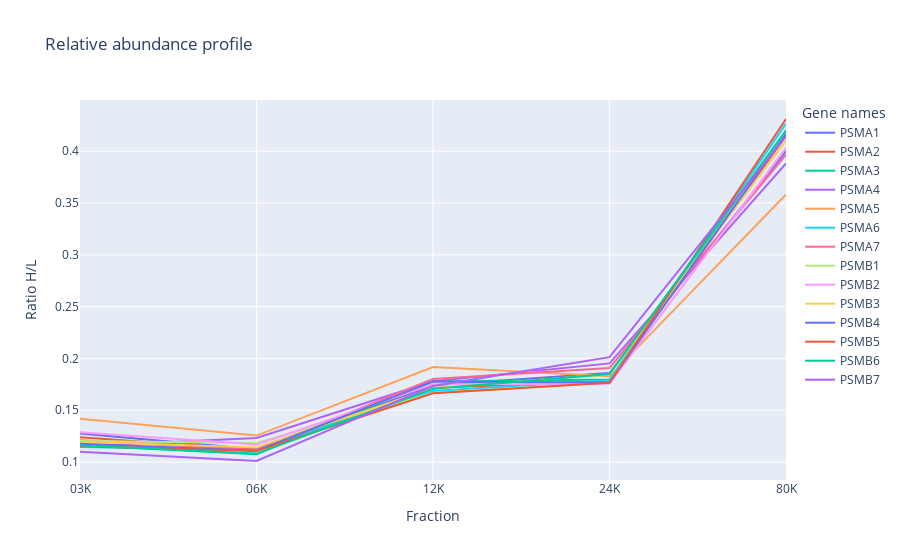

The code cell stored with this chart in its notebook:
### Code cell
df_class.plottingdf() #for MAP1

### Figure 1 — Plotly figure (JSON) as saved in the notebook; plotly's stock layout.template omitted (floating-point values rounded to 4 significant figures)
{"data": [{"hovertemplate": "Gene names=PSMA1<br>Fraction=%{x}<br>Ratio H/L=%{y}<extra></extra>", "legendgroup": "PSMA1", "line": {"color": "#636efa", "dash": "solid"}, "mode": "lines", "name": "PSMA1", "orientation": "v", "showlegend": true, "type": "scatter", "x": ["03K", "06K", "12K", "24K", "80K"], "xaxis": "x", "y": [0.1275, 0.1123, 0.1742, 0.1859, 0.4001], "yaxis": "y"}, {"hovertemplate": "Gene names=PSMA2<br>Fraction=%{x}<br>Ratio H/L=%{y}<extra></extra>", "legendgroup": "PSMA2", "line": {"color": "#EF553B", "dash": "solid"}, "mode": "lines", "name": "PSMA2", "orientation": "v", "showlegend": true, "type": "scatter", "x": ["03K", "06K", "12K", "24K", "80K"], "xaxis": "x", "y": [0.124, 0.1118, 0.1716, 0.1778, 0.4148], "yaxis": "y"}, {"hovertemplate": "Gene names=PSMA3<br>Fraction=%{x}<br>Ratio H/L=%{y}<extra></extra>", "legendgroup": "PSMA3", "line": {"color": "#00cc96", "dash": "solid"}, "mode": "lines", "name": "PSMA3", "orientation": "v", "showlegend": true, "type": "scatter", "x": ["03K", "06K", "12K", "24K", "80K"], "xaxis": "x", "y": [0.1162, 0.1076, 0.1778, 0.1796, 0.4188], "yaxis": "y"}, {"hovertemplate": "Gene names=PSMA4<br>Fraction=%{x}<br>Ratio H/L=%{y}<extra></extra>", "legendgroup": "PSMA4", "line": {"color": "#ab63fa", "dash": "solid"}, "mode": "lines", "name": "PSMA4", "orientation": "v", "showlegend": true, "type": "scatter", "x": ["03K", "06K", "12K", "24K", "80K"], "xaxis": "x", "y": [0.1152, 0.1233, 0.178, 0.1953, 0.3883], "yaxis": "y"}, {"hovertemplate": "Gene names=PSMA5<br>Fraction=%{x}<br>Ratio H/L=%{y}<extra></extra>", "legendgroup": "PSMA5", "line": {"color": "#FFA15A", "dash": "solid"}, "mode": "lines", "name": "PSMA5", "orientation": "v", "showlegend": true, "type": "scatter", "x": ["03K", "06K", "12K", "24K", "80K"], "xaxis": "x", "y": [0.1417, 0.1256, 0.1917, 0.1827, 0.3582], "yaxis": "y"}, {"hovertemplate": "Gene names=PSMA6<br>Fraction=%{x}<br>Ratio H/L=%{y}<extra></extra>", "legendgroup": "PSMA6", "line": {"color": "#19d3f3", "dash": "solid"}, "mode": "lines", "name": "PSMA6", "orientation": "v", "showlegend": true, "type": "scatter", "x": ["03K", "06K", "12K", "24K", "80K"], "xaxis": "x", "y": [0.1145, 0.1115, 0.1685, 0.1789, 0.4266], "yaxis": "y"}, {"hovertemplate": "Gene names=PSMA7<br>Fraction=%{x}<br>Ratio H/L=%{y}<extra></extra>", "legendgroup": "PSMA7", "line": {"color": "#FF6692", "dash": "solid"}, "mode": "lines", "name": "PSMA7", "orientation": "v", "showlegend": true, "type": "scatter", "x": ["03K", "06K", "12K", "24K", "80K"], "xaxis": "x", "y": [0.121, 0.1114, 0.1801, 0.1909, 0.3967], "yaxis": "y"}, {"hovertemplate": "Gene names=PSMB1<br>Fraction=%{x}<br>Ratio H/L=%{y}<extra></extra>", "legendgroup": "PSMB1", "line": {"color": "#B6E880", "dash": "solid"}, "mode": "lines", "name": "PSMB1", "orientation": "v", "showlegend": true, "type": "scatter", "x": ["03K", "06K", "12K", "24K", "80K"], "xaxis": "x", "y": [0.1202, 0.1183, 0.1668, 0.1767, 0.418], "yaxis": "y"}, {"hovertemplate": "Gene names=PSMB2<br>Fraction=%{x}<br>Ratio H/L=%{y}<extra></extra>", "legendgroup": "PSMB2", "line": {"color": "#FF97FF", "dash": "solid"}, "mode": "lines", "name": "PSMB2", "orientation": "v", "showlegend": true, "type": "scatter", "x": ["03K", "06K", "12K", "24K", "80K"], "xaxis": "x", "y": [0.1289, 0.1171, 0.1752, 0.1757, 0.4032], "yaxis": "y"}, {"hovertemplate": "Gene names=PSMB3<br>Fraction=%{x}<br>Ratio H/L=%{y}<extra></extra>", "legendgroup": "PSMB3", "line": {"color": "#FECB52", "dash": "solid"}, "mode": "lines", "name": "PSMB3", "orientation": "v", "showlegend": true, "type": "scatter", "x": ["03K", "06K", "12K", "24K", "80K"], "xaxis": "x", "y": [0.1196, 0.1141, 0.1712, 0.1848, 0.4103], "yaxis": "y"}, {"hovertemplate": "Gene names=PSMB4<br>Fraction=%{x}<br>Ratio H/L=%{y}<extra></extra>", "legendgroup": "PSMB4", "line": {"color": "#636efa", "dash": "solid"}, "mode": "lines", "name": "PSMB4", "orientation": "v", "showlegend": true, "type": "scatter", "x": ["03K", "06K", "12K", "24K", "80K"], "xaxis": "x", "y": [0.1176, 0.1109, 0.1778, 0.1768, 0.4169], "yaxis": "y"}, {"hovertemplate": "Gene names=PSMB5<br>Fraction=%{x}<br>Ratio H/L=%{y}<extra></extra>", "legendgroup": "PSMB5", "line": {"color": "#EF553B", "dash": "solid"}, "mode": "lines", "name": "PSMB5", "orientation": "v", "showlegend": true, "type": "scatter", "x": ["03K", "06K", "12K", "24K", "80K"], "xaxis": "x", "y": [0.1153, 0.1107, 0.1665, 0.1764, 0.4311], "yaxis": "y"}, {"hovertemplate": "Gene names=PSMB6<br>Fraction=%{x}<br>Ratio H/L=%{y}<extra></extra>", "legendgroup": "PSMB6", "line": {"color": "#00cc96", "dash": "solid"}, "mode": "lines", "name": "PSMB6", "orientation": "v", "showlegend": true, "type": "scatter", "x": ["03K", "06K", "12K", "24K", "80K"], "xaxis": "x", "y": [0.1159, 0.1082, 0.1707, 0.1851, 0.4202], "yaxis": "y"}, {"hovertemplate": "Gene names=PSMB7<br>Fraction=%{x}<br>Ratio H/L=%{y}<extra></extra>", "legendgroup": "PSMB7", "line": {"color": "#ab63fa", "dash": "solid"}, "mode": "lines", "name": "PSMB7", "orientation": "v", "showlegend": true, "type": "scatter", "x": ["03K", "06K", "12K", "24K", "80K"], "xaxis": "x", "y": [0.1099, 0.101, 0.1735, 0.2013, 0.4144], "yaxis": "y"}], "layout": {"legend": {"title": {"text": "Gene names"}, "tracegroupgap": 0}, "title": {"text": "Relative abundance profile"}, "xaxis": {"anchor": "y", "domain": [0, 1], "title": {"text": "Fraction"}}, "yaxis": {"anchor": "x", "domain": [0, 1], "title": {"text": "Ratio H/L"}}}}
